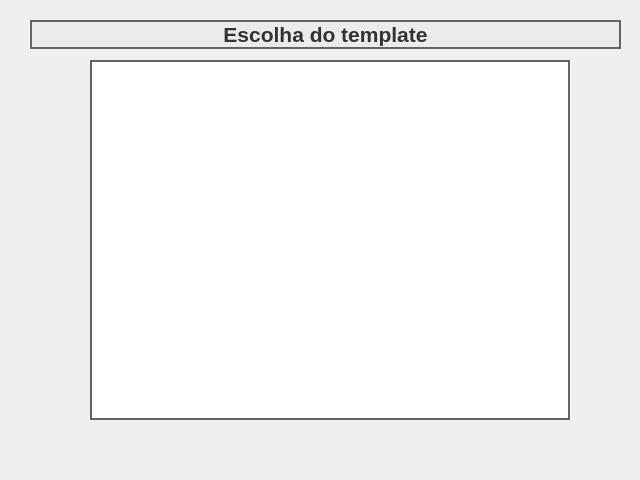
<?xml version="1.0" encoding="UTF-8"?>
<ui version="4.0">
 <class>Dialog</class>
 <widget class="QDialog" name="Dialog">
  <property name="geometry">
   <rect>
    <x>0</x>
    <y>0</y>
    <width>640</width>
    <height>480</height>
   </rect>
  </property>
  <property name="windowTitle">
   <string>Dialog</string>
  </property>
  <widget class="QGraphicsView" name="graphics_view">
   <property name="geometry">
    <rect>
     <x>90</x>
     <y>60</y>
     <width>480</width>
     <height>360</height>
    </rect>
   </property>
   <property name="sizePolicy">
    <sizepolicy hsizetype="Fixed" vsizetype="Fixed">
     <horstretch>0</horstretch>
     <verstretch>0</verstretch>
    </sizepolicy>
   </property>
   <property name="minimumSize">
    <size>
     <width>480</width>
     <height>360</height>
    </size>
   </property>
   <property name="maximumSize">
    <size>
     <width>480</width>
     <height>360</height>
    </size>
   </property>
   <property name="styleSheet">
    <string notr="true">border-color: rgb(100, 100, 100);
border-width : 2px;
border-style:solid;</string>
   </property>
   <property name="alignment">
    <set>Qt::AlignRight|Qt::AlignTrailing|Qt::AlignVCenter</set>
   </property>
  </widget>
  <widget class="QLabel" name="label_33">
   <property name="geometry">
    <rect>
     <x>30</x>
     <y>20</y>
     <width>591</width>
     <height>29</height>
    </rect>
   </property>
   <property name="font">
    <font>
     <pointsize>16</pointsize>
     <weight>75</weight>
     <bold>true</bold>
    </font>
   </property>
   <property name="styleSheet">
    <string notr="true">background-color: rgb(235, 235, 235);
color: rgb(50, 50, 50);
border-color: rgb(100, 100, 100);
border-width : 2px;
border-style:solid;</string>
   </property>
   <property name="text">
    <string>Escolha do template</string>
   </property>
   <property name="alignment">
    <set>Qt::AlignCenter</set>
   </property>
  </widget>
 </widget>
 <resources/>
 <connections/>
</ui>
